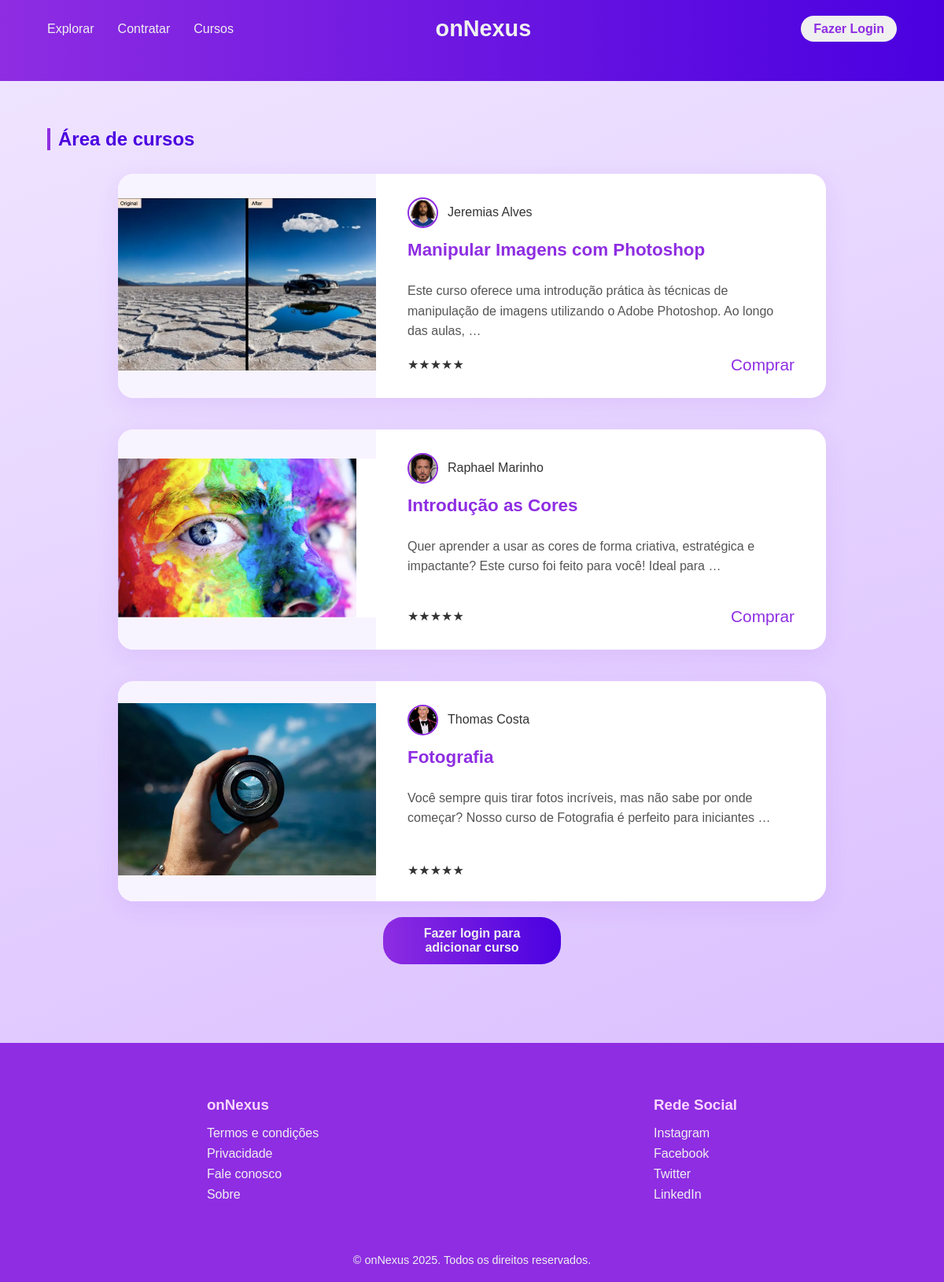
Screenshot of /cursos/ with the database file from the repository.
### courses/models.py (models this page shows, shortened)
class Course(models.Model):
    title = models.CharField(max_length=200)
    subtitle = models.CharField(max_length=200, blank=True, null=True)
    description = models.TextField()
    what_you_will_learn = models.TextField(blank=True, null=True)
    course_format = models.CharField(max_length=100, blank=True, null=True)
    level = models.CharField(max_length=100, blank=True, null=True)
    prerequisites = models.TextField(blank=True, null=True)
    video_thumbnail = models.ImageField(upload_to='thumbnails/')
    instructor = models.ForeignKey(Instructor, on_delete=models.CASCADE, related_name='courses')
    is_buyable = models.BooleanField(default=True)

class Instructor(models.Model):
    name = models.CharField(max_length=100)
    profile_picture = models.ImageField(upload_to='instructors/')
    bio = models.TextField(blank=True, null=True)

### courses/views.py (the view)
# urls.py: path('', views.course_list, name='course_list'),
def course_list(request):
    courses = Course.objects.all().select_related('instructor') # Pega todos os cursos
    context = {
        'courses': courses
    }
    return render(request, 'courses/course_list.html', context)

### templates/courses/course_list.html
{% extends 'base.html' %}
{% block content %}
<div class="courses-area">
	<h2 class="area-title">Área de cursos</h2>
	<div class="courses-list">
		{% for course in courses %}
		<div class="course-card">
			<div class="course-thumb">
				<a href="{% url 'courses:course_detail' course.pk %}">
				{% if course.video_thumbnail %}
					<img src="{{ course.video_thumbnail.url }}" alt="Thumbnail do curso">
				{% else %}
					<div class="thumb-placeholder">img</div>
				{% endif %}
				</a>
			</div>
			<div class="course-info">
				<div class="instructor-info">
					{% if course.instructor.profile_picture %}
						<img class="instructor-avatar" src="{{ course.instructor.profile_picture.url }}" alt="{{ course.instructor.name }}">
					{% endif %}
					<span>{{ course.instructor.name }}</span>
				</div>
				<a href="{% url 'courses:course_detail' course.pk %}">
					<h3>{{ course.title }}</h3>
				</a>
				<p>{{ course.description|truncatewords:20 }}</p>
				<div class="course-meta">
					<div class="course-rating">
						<span>★★★★★</span>
					</div>
					<div class="course-actions">
						{% if course.is_buyable %}
						<a href="#" class="buy-button">Comprar</a>
						{% endif %}
					</div>
				</div>
			</div>
		</div>
		{% empty %}
		<p>Nenhum curso cadastrado.</p>
		{% endfor %}
	</div>
	{% if user.is_authenticated is not True %}
	<a class="login2-btn" href="/users/login/">Fazer login para adicionar curso</a>
	{% endif %}
</div>
{% endblock %}

### static/css/style.css (style rules this page uses)
:root { --primary-purple: #8e2de2; --dark-purple: #4a00e0; --background-color: #f3eaff; --card-background: #ffffff; --text-color: #333; --light-text: #f0f0f0; --gradient-bg: linear-gradient(160deg, #f0e6ff 0%, #d8baff 100%); }
a { text-decoration: none; color: inherit; }
.courses-area { padding: 40px 5%; min-height: 60vh; }
.area-title { color: var(--dark-purple); font-size: 1.5em; margin-bottom: 30px; padding-left: 10px; border-left: 4px solid var(--primary-purple); }
.courses-list { display: flex; flex-direction: column; gap: 40px; align-items: center; }
.course-card { display: flex; background: var(--card-background); border-radius: 20px; box-shadow: 0 8px 30px rgba(138, 45, 226, 0.1); width: 100%; max-width: 900px; overflow: hidden; transition: transform 0.3s, box-shadow 0.3s; min-height: 280px; }
.course-thumb { flex: 1 1 40%; display: flex; align-items: center; justify-content: center; background: #f8f4ff; min-width: 300px; }
.course-thumb img { width: 100%; height: 100%; object-fit: cover; }
.course-info { flex: 2 1 60%; padding: 30px 40px; display: flex; flex-direction: column; }
.course-info h3 { margin: 0 0 10px 0; color: var(--primary-purple); font-size: 1.4em; }
.course-info p { color: #555; line-height: 1.6; margin-bottom: 18px; flex-grow: 1; }
.instructor-info { display: flex; align-items: center; gap: 12px; margin-bottom: 15px; }
.instructor-avatar { width: 35px; height: 35px; border-radius: 50%; object-fit: cover; border: 2px solid var(--primary-purple); }
.course-actions { display: flex; gap: 18px; font-size: 1.3em; color: var(--primary-purple); }
.course-meta { display: flex; justify-content: space-between; align-items: center; margin-top: auto; }
.login2-btn { display: block; margin: 20px auto 0 auto; background: linear-gradient(90deg, var(--primary-purple) 0%, var(--dark-purple) 100%); color: var(--light-text); border: none; border-radius: 25px; padding: 12px 32px; font-size: 1rem; font-weight: 600; cursor: pointer; width: 15%; transition: transform 0.2s, box-shadow 0.2s; text-align: center; }

### rows the page displays
Course: video_thumbnail (picture), instructor.profile_picture (picture), instructor.name "Jeremias Alves", title "Manipular Imagens com Photoshop", description "Este curso oferece uma introdução prática às técnicas de manipulação de imagens utilizando o Adobe Photoshop. Ao longo das aulas, …", is_buyable "Comprar"
Course: video_thumbnail (picture), instructor.profile_picture (picture), instructor.name "Raphael Marinho", title "Introdução as Cores", description "Quer aprender a usar as cores de forma criativa, estratégica e impactante? Este curso foi feito para você! Ideal para …", is_buyable "Comprar"
Course: video_thumbnail (picture), instructor.profile_picture (picture), instructor.name "Thomas Costa", title "Fotografia", description "Você sempre quis tirar fotos incríveis, mas não sabe por onde começar? Nosso curso de Fotografia é perfeito para iniciantes …"
